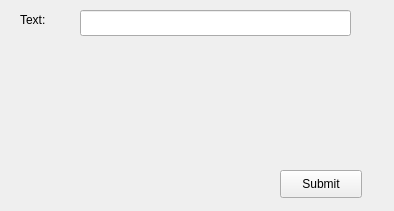
<?xml version="1.0" encoding="UTF-8"?>
<ui version="4.0">
 <class>SS_form_2</class>
 <widget class="QWidget" name="SS_form_2">
  <property name="geometry">
   <rect>
    <x>0</x>
    <y>0</y>
    <width>394</width>
    <height>211</height>
   </rect>
  </property>
  <property name="windowTitle">
   <string>Form2</string>
  </property>
  <widget class="QLabel" name="label">
   <property name="geometry">
    <rect>
     <x>20</x>
     <y>10</y>
     <width>41</width>
     <height>20</height>
    </rect>
   </property>
   <property name="text">
    <string>Text:</string>
   </property>
  </widget>
  <widget class="QLineEdit" name="le_inputText">
   <property name="geometry">
    <rect>
     <x>80</x>
     <y>10</y>
     <width>271</width>
     <height>26</height>
    </rect>
   </property>
  </widget>
  <widget class="QPushButton" name="pb_submitText">
   <property name="geometry">
    <rect>
     <x>280</x>
     <y>170</y>
     <width>82</width>
     <height>28</height>
    </rect>
   </property>
   <property name="text">
    <string>Submit</string>
   </property>
  </widget>
 </widget>
 <resources/>
 <connections/>
</ui>
